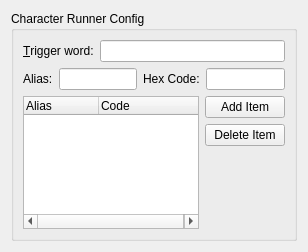
<?xml version="1.0" encoding="UTF-8"?>
<ui version="4.0">
 <author>Anton Kreuzkamp</author>
 <class>CharacterRunnerConfigUi</class>
 <widget class="QWidget" name="CharacterRunnerConfigUi">
  <property name="geometry">
   <rect>
    <x>0</x>
    <y>0</y>
    <width>308</width>
    <height>252</height>
   </rect>
  </property>
  <layout class="QVBoxLayout" name="verticalLayout">
   <item>
    <widget class="QGroupBox" name="main">
     <property name="title">
      <string>Character Runner Config</string>
     </property>
     <layout class="QVBoxLayout" name="verticalLayout_2">
      <item>
       <layout class="QHBoxLayout" name="layout_trigger">
        <item>
         <widget class="QLabel" name="label_trigger">
          <property name="text">
           <string>&amp;Trigger word:</string>
          </property>
          <property name="buddy">
           <cstring>edit_trigger</cstring>
          </property>
         </widget>
        </item>
        <item>
         <widget class="KLineEdit" name="edit_trigger">
          <property name="showClearButton" stdset="0">
           <bool>true</bool>
          </property>
         </widget>
        </item>
       </layout>
      </item>
      <item>
       <layout class="QHBoxLayout" name="layout_shortcut">
        <item>
         <widget class="QLabel" name="label_alias">
          <property name="text">
           <string>Alias:</string>
          </property>
         </widget>
        </item>
        <item>
         <widget class="QLineEdit" name="edit_alias">
          <property name="text">
           <string/>
          </property>
         </widget>
        </item>
        <item>
         <widget class="QLabel" name="label_hex">
          <property name="text">
           <string>Hex Code:</string>
          </property>
         </widget>
        </item>
        <item>
         <widget class="QLineEdit" name="edit_hex">
          <property name="text">
           <string/>
          </property>
         </widget>
        </item>
       </layout>
      </item>
      <item>
       <layout class="QHBoxLayout" name="layout_list">
        <item>
         <widget class="QTreeWidget" name="list">
          <property name="columnCount">
           <number>2</number>
          </property>
          <attribute name="headerDefaultSectionSize">
           <number>75</number>
          </attribute>
          <attribute name="headerDefaultSectionSize">
           <number>75</number>
          </attribute>
          <column>
           <property name="text">
            <string>Alias</string>
           </property>
          </column>
          <column>
           <property name="text">
            <string>Code</string>
           </property>
          </column>
         </widget>
        </item>
        <item>
         <layout class="QVBoxLayout" name="layout_Itemactions">
          <item>
           <widget class="QPushButton" name="addItem">
            <property name="text">
             <string>Add Item</string>
            </property>
           </widget>
          </item>
          <item>
           <widget class="QPushButton" name="deleteItem">
            <property name="text">
             <string>Delete Item</string>
            </property>
           </widget>
          </item>
          <item>
           <spacer name="verticalSpacer_2">
            <property name="orientation">
             <enum>Qt::Vertical</enum>
            </property>
            <property name="sizeHint" stdset="0">
             <size>
              <width>20</width>
              <height>40</height>
             </size>
            </property>
           </spacer>
          </item>
         </layout>
        </item>
       </layout>
      </item>
      <item>
       <spacer name="verticalSpacer">
        <property name="orientation">
         <enum>Qt::Vertical</enum>
        </property>
        <property name="sizeHint" stdset="0">
         <size>
          <width>20</width>
          <height>40</height>
         </size>
        </property>
       </spacer>
      </item>
     </layout>
    </widget>
   </item>
  </layout>
 </widget>
 <customwidgets>
  <customwidget>
   <class>KLineEdit</class>
   <extends>QLineEdit</extends>
   <header>klineedit.h</header>
  </customwidget>
 </customwidgets>
 <tabstops>
  <tabstop>edit_trigger</tabstop>
 </tabstops>
 <connections/>
</ui>
